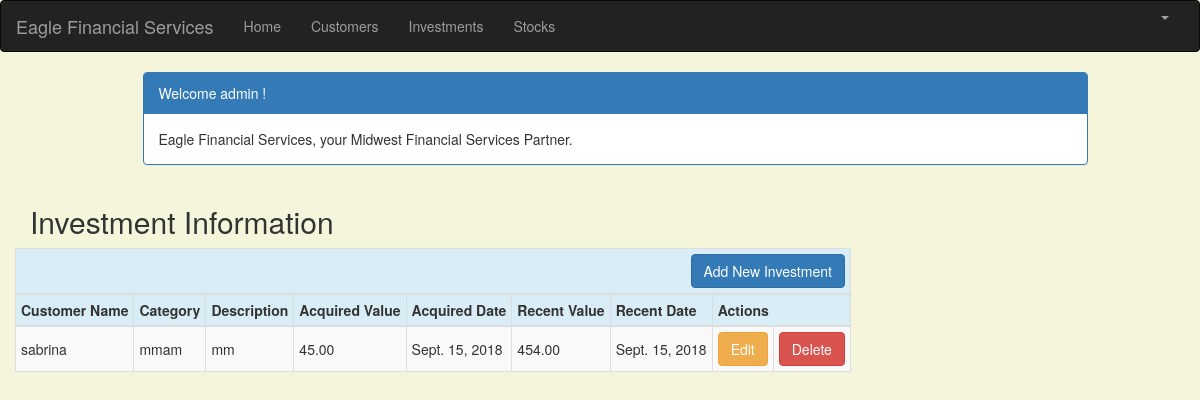
Page /investment_list (signed in) on the earlier database version.
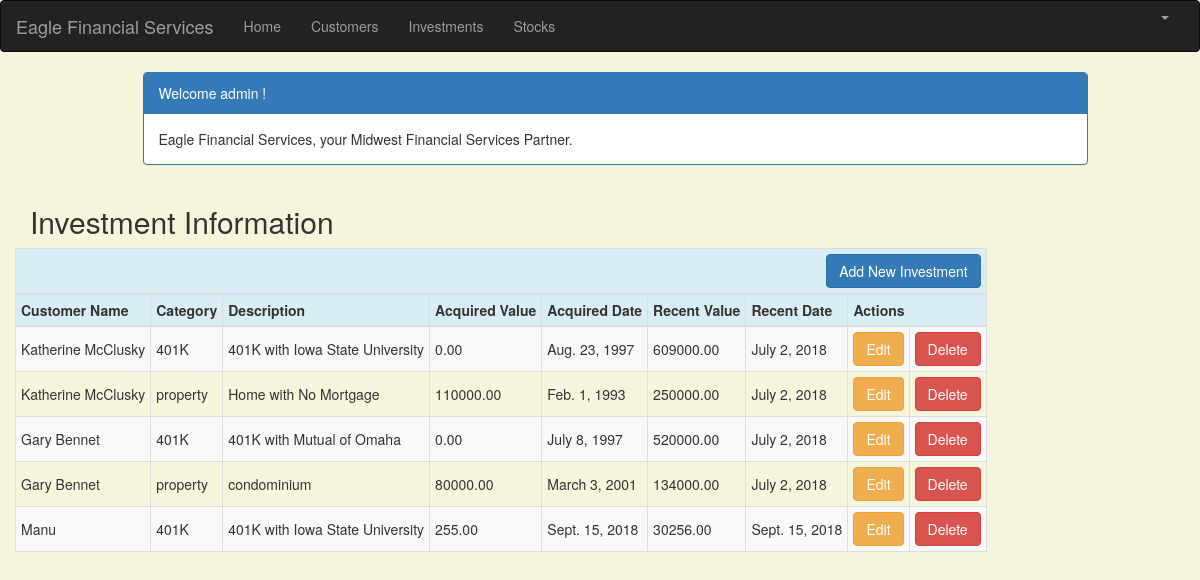
Same page on the later database version.
### portfolio/models.py (models this page shows, shortened)
class Investment(models.Model):
    customer = models.ForeignKey(Customer, on_delete=models.CASCADE, related_name='investments')
    category = models.CharField(max_length=50)
    description = models.CharField(max_length=200)
    acquired_value = models.DecimalField(max_digits=10, decimal_places=2)
    acquired_date = models.DateField(default=timezone.now)
    recent_value = models.DecimalField(max_digits=10, decimal_places=2)
    recent_date = models.DateField(default=timezone.now, blank=True, null=True)

class Customer(models.Model):
    name = models.CharField(max_length=50)
    address = models.CharField(max_length=200)
    cust_number = models.IntegerField(blank=False, null=False)
    city = models.CharField(max_length=50)
    state = models.CharField(max_length=50)
    zipcode = models.CharField(max_length=10)
    email = models.EmailField(max_length=200)
    cell_phone = models.CharField(max_length=50)
    created_date = models.DateTimeField(
        default=timezone.now)
    updated_date = models.DateTimeField(auto_now_add=True)

### portfolio/views.py (the view)
# urls.py: path('investment_list', views.investment_list, name='investment_list'),
@login_required
def investment_list(request):
    investments = Investment.objects.filter(recent_date__lte=timezone.now())
    return render(request, 'portfolio/investment_list.html', {'investments': investments})

### portfolio/templates/portfolio/investment_list.html (shortened to what this page needs)
{% extends 'portfolio/base.html' %}
{% block content %}
    <html>
    <head>
        <link rel="stylesheet" href="https://maxcdn.bootstrapcdn.com/bootstrap/3.3.4/css/bootstrap.min.css">
    </head>
    <body>
    <div class="container">
        <div class="row">
            <div class="col-md-10 col-md-offset-1">
                <div class="panel panel-primary">
                    {% if user.is_authenticated %}
                    	<div class="panel-heading">Welcome {{ user.username }} !</div>
                	{% else %}
                		<div class="panel-heading">Welcome!</div>
                	{% endif %}
                    <div class="panel-body">
                        Eagle Financial Services, your Midwest Financial Services Partner.
                    </div>
                </div>
            </div>
        </div>
    </div>
    <div class="row">
        <h2 style="padding-left: 15Px">Investment Information</h2>
    </div>
     <div class="row">
                  <table class="table-md table-striped table-bordered table-hover table-condensed table-responsive">
                    <thead>
                    <tr class="bg-info">
                        <th colspan="10" class="col text-right"><a href="{% url 'portfolio:investment_new' %}" >
                                <span class="btn btn-primary">Add New Investment</span></a></th>
                    </tr>
            <tr class="bg-info">
                <th nowrap="true">Customer Name</th>
                <th nowrap="true">Category</th>
                <th nowrap="true">Description</th>
                <th nowrap="true">Acquired Value</th>
                <th nowrap="true">Acquired Date</th>
                <th nowrap="true">Recent Value</th>
                <th nowrap="true">Recent Date</th>
                <th colspan="3">Actions</th>
            </tr>
            </thead>
            <tbody>
            {% for investment in investments %}
                <tr>
                    <td nowrap="true">{{ investment.customer.name}}</td>
                    <td nowrap="true">{{ investment.category }}</td>
                    <td nowrap="true">{{ investment.description }}</td>
                    <td nowrap="true">{{ investment.acquired_value }}</td>
                    <td nowrap="true">{{ investment.acquired_date }}</td>
                    <td nowrap="true">{{ investment.recent_value }}</td>
                    <td nowrap="true">{{ investment.recent_date }}</td>
                    <td><a href="{% url 'portfolio:investment_edit' pk=investment.pk %}" class="btn btn-warning">Edit</a></td>
                     <td><a href="{% url 'portfolio:investment_delete' pk=investment.pk %}"
                           onclick="return confirm('Are you sure you want to delete?')"
                           class="btn btn-danger">Delete</a>
                    </td>
                </tr>
            {% endfor %}
            </tbody>
        </table>
    </div>
  </body>
    </html>
{% endblock %}

### portfolio/templates/portfolio/base.html (shortened to what this page needs)
{% load staticfiles %}
<html lang="en">
<head>
    <link rel="stylesheet" href="https://maxcdn.bootstrapcdn.com/bootstrap/3.3.7/css/bootstrap.min.css">
</head>
<body id="app-layout">
<nav class="navbar navbar-inverse">
    <div class="container-fluid">
        <div class="navbar-header">
            <a class="navbar-brand" href="/">
                Eagle Financial Services
            </a>
        </div>
        <div class="collapse navbar-collapse" id="myNavbar">
            <ul class="nav navbar-nav">
                <li><a href="{% url 'portfolio:home' %}">Home</a></li>
                <li><a href="{% url 'portfolio:customer_list' %}">Customers</a></li>
               <li><a href="{% url 'portfolio:investment_list' %}">Investments</a></li>
                <li><a href="{% url 'portfolio:stock_list' %}">Stocks</a></li>
            </ul>
            <ul class="nav navbar-nav navbar-right">
                {% if user.is_authenticated %}
                    <li class="dropdown">
                        <a href="#" class="dropdown-toggle" data-toggle="dropdown" role="button" aria-expanded="false">
                            <span class="caret"></span>
                        </a>
                    </li>
                {% else %}
                    <li><a href="{% url 'login' %}"><span class="glyphicon glyphicon-log-in"></span> Login</a></li>
                    <li><a href="{% url 'register' %}"><span class="glyphicon glyphicon-log-in"></span> Register</a></li>
                {% endif %}
            </ul>
        </div>
    </div>
</nav>
<div class="content container">
    <div class="row">
        <div class="col-md-8">
            {% block content %}{% endblock %}
        </div>
    </div>
</body>
</html>

### portfolio/templates/portfolio/base.html (style rules this page uses)
.navbar { margin-bottom: 0; border-radius: 0; }
.table-condensed { width: 90% !important; font-size: 14px; }

### portfolio/templates/portfolio/investment_list.html (style rules this page uses)
body { background-color: beige; }

Differences in the rows shown:
removed Investment: customer.name "sabrina", category "mmam", description "mm", acquired_value "45.00", acquired_date "Sept. 15, 2018", recent_value "454.00", recent_date "Sept. 15, 2018"
added Investment: customer.name "Katherine McClusky", category "401K", description "401K with Iowa State University", acquired_value "0.00", acquired_date "Aug. 23, 1997", recent_value "609000.00", recent_date "July 2, 2018"
added Investment: customer.name "Katherine McClusky", category "property", description "Home with No Mortgage", acquired_value "110000.00", acquired_date "Feb. 1, 1993", recent_value "250000.00", recent_date "July 2, 2018"
added Investment: customer.name "Gary Bennet", category "401K", description "401K with Mutual of Omaha", acquired_value "0.00", acquired_date "July 8, 1997", recent_value "520000.00", recent_date "July 2, 2018"
added Investment: customer.name "Gary Bennet", category "property", description "condominium", acquired_value "80000.00", acquired_date "March 3, 2001", recent_value "134000.00", recent_date "July 2, 2018"
added Investment: customer.name "Manu", category "401K", description "401K with Iowa State University", acquired_value "255.00", acquired_date "Sept. 15, 2018", recent_value "30256.00", recent_date "Sept. 15, 2018"
